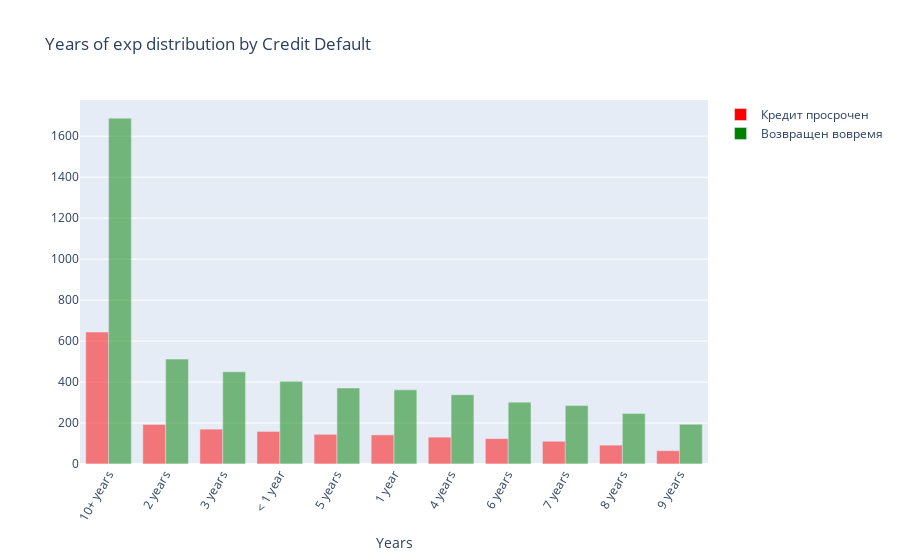

Here is the notebook cell this chart was saved with:
### Code cell
print(train_df['Years in current job'].isna().value_counts(), '\n\n')

trace1 = go.Bar(
            x = train_df[train_df['Credit Default'] == 1]['Years in current job'].value_counts().index.values,
            y = train_df[train_df['Credit Default'] == 1]['Years in current job'].value_counts().values,
            name='Кредит просрочен',
            marker=dict(color='red',opacity=0.5)
)
trace2 = go.Bar(
            x = train_df[train_df['Credit Default'] == 0]['Years in current job'].value_counts().index.values,
            y = train_df[train_df['Credit Default'] == 0]['Years in current job'].value_counts().values,
            name='Возвращен вовремя',
            marker=dict(color='green',opacity=0.5)
)

data = [trace1, trace2]
    
layout = go.Layout(title="Years of exp distribution by Credit Default",
    xaxis=dict(title='Years',tickangle=-60),
    barmode='group'
)

fig = go.Figure(data=data, layout=layout)
iplot(fig)

### Figure 1 — Plotly figure (JSON) as saved in the notebook; plotly's stock layout.template omitted (floating-point values rounded to 4 significant figures)
{"data": [{"marker": {"color": "red", "opacity": 0.5}, "name": "Кредит просрочен", "type": "bar", "x": ["10+ years", "2 years", "3 years", "< 1 year", "5 years", "1 year", "4 years", "6 years", "7 years", "8 years", "9 years"], "y": [644, 193, 170, 159, 145, 142, 131, 124, 111, 92, 65]}, {"marker": {"color": "green", "opacity": 0.5}, "name": "Возвращен вовремя", "type": "bar", "x": ["10+ years", "2 years", "3 years", "< 1 year", "5 years", "1 year", "4 years", "6 years", "7 years", "8 years", "9 years"], "y": [1688, 512, 450, 404, 371, 362, 338, 302, 285, 247, 194]}], "layout": {"barmode": "group", "title": {"text": "Years of exp distribution by Credit Default"}, "xaxis": {"tickangle": -60, "title": {"text": "Years"}}}}
